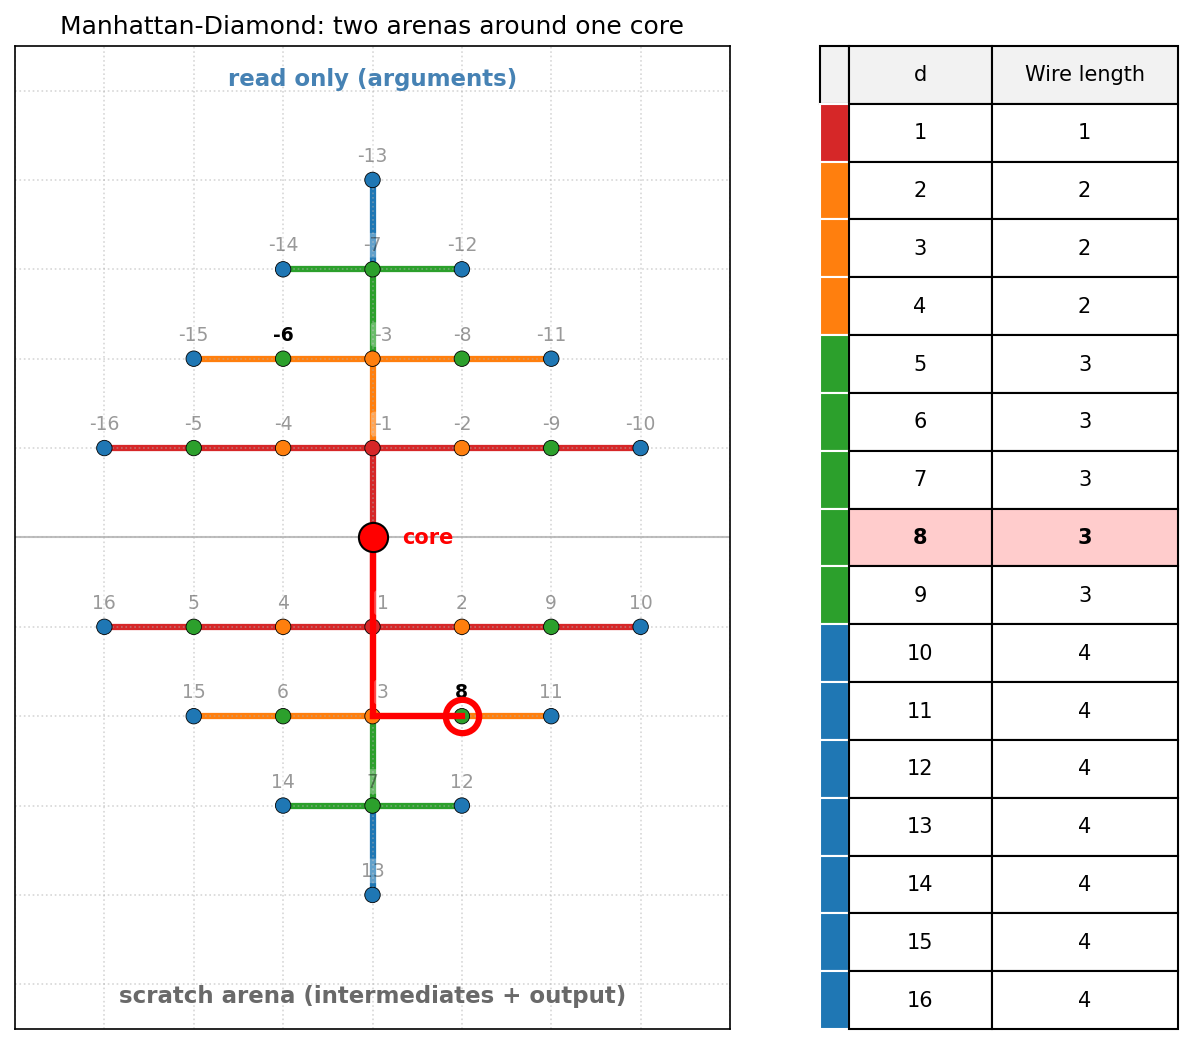

The Python source for this figure:
"""Two-arena Manhattan-Diamond figure.

Extends manhattan_figure.py to show both sides of the model used by
a single function call:

  * Argument arena (above the core, y > 0): inputs packed outward
    from the ALU, labelled with positive depths 1, 2, 3, ...
  * Scratch arena (below the core, y < 0): the LRU/bump-pointer
    region for intermediates and outputs, labelled with positive
    depths 1, 2, 3, ...

Each arena has its own Manhattan-disc origin at logical depth 1, but
together they form a single diamond around the processor. In the
right-side address table, arg addresses are displayed with a leading
minus sign (-1, -2, ...) to distinguish them from scratch addresses,
matching the convention that args sit "above" the core while scratch
sits "below".
"""
import math
import matplotlib.pyplot as plt
import numpy as np
from matplotlib.ticker import MultipleLocator
from mpl_toolkits.axes_grid1 import make_axes_locatable


# ==================================================
# CORE LOGIC
# ==================================================
def isqrt_ceil(x: int) -> int:
    if x <= 0:
        return 0
    return math.isqrt(x - 1) + 1


def lower_half_spiral(n: int):
    """Scratch spiral: depths 1..n packed below the origin (y<0)."""
    for i in range(1, n + 1):
        k = isqrt_ceil(i)
        start_i = (k - 1) ** 2 + 1
        idx = i - start_i
        if k % 2 == 1:
            x = -(k - 1) + idx
        else:
            x = (k - 1) - idx
        y = -(k - abs(x))           # scratch below (y<0)
        yield x, y


def upper_half_spiral(n: int):
    """Arg spiral: depths 1..n packed above the origin (y>0).

    Mirrors the scratch spiral through y=0 so the two arenas together
    form a diamond around the processor at the origin."""
    for x, y in lower_half_spiral(n):
        yield x, -y                  # reflect across x-axis


N_PTS = 400
SCRATCH_PTS = np.array(list(lower_half_spiral(N_PTS)))
ARG_PTS = np.array(list(upper_half_spiral(N_PTS)))


# ==================================================
# RENDERING
# ==================================================
RING_COLORS = ['#d62728', '#ff7f0e', '#2ca02c', '#1f77b4']  # rings 1..4
MAX_RING = len(RING_COLORS)


def render_frame(d: int = 8,
                 arg_d: int = 6,
                 n_short_scratch: int = 16,
                 n_short_arg: int = 16,
                 table_size: int = 16) -> plt.Figure:
    """Render the two-arena diamond.

    Args:
        d: which scratch depth to highlight (1-indexed).
        arg_d: which arg depth to highlight (1-indexed).
        n_short_scratch / n_short_arg: how many cells to draw per arena.
        table_size: the right-side table lists scratch depths 1..table_size.
    """
    fig, ax1 = plt.subplots(figsize=(10, 10))

    # --- helper to draw one arena as scatter + labels ---
    def draw_arena(pts: np.ndarray, n_short: int, highlight_idx: int,
                   arrow_color: str, label_neg: bool):
        short = pts[:n_short]
        dists = np.array([abs(x) + abs(y) for x, y in short])
        colors = [RING_COLORS[min(int(v), MAX_RING) - 1] for v in dists]
        ax1.scatter(short[:, 0], short[:, 1], c=colors, s=55,
                    zorder=2, edgecolors='black', linewidths=0.4)

        # Label first 16 points; number sits above each cell in both arenas.
        for i in range(min(16, n_short)):
            cur = (i + 1 == highlight_idx)
            weight = 'bold' if cur else 'normal'
            alpha = 1.0 if cur else 0.4
            x_off = 5 if (i + 1) in (1, 3) else 0
            y_off = 7
            va = 'bottom'
            lbl = f"-{i + 1}" if label_neg else f"{i + 1}"
            ax1.annotate(
                lbl, (short[i, 0], short[i, 1]),
                textcoords="offset points", xytext=(x_off, y_off),
                ha='center', va=va, fontsize=9, fontweight=weight,
                color='black', alpha=alpha, zorder=4,
                bbox=dict(boxstyle='round,pad=0.15', fc='white',
                          ec='none', alpha=0.7 if cur else 0.3),
            )

    # --- Hypothetical memory-access wires (H-tree infrastructure) ---
    # Spine and branches colour-coded by Manhattan-distance ring:
    # each spine segment of length 1 from y=k-1 to y=k picks up ring-k
    # colour, and each horizontal branch at row y=±k uses the same.
    # Branch width matches the populated cell extent in that row.
    LW = 3.0

    def _branch_extent(pts, n_short, row_y):
        xs = [x for x, y in pts[:n_short] if y == row_y]
        return (min(xs), max(xs)) if xs else None

    for k in range(1, MAX_RING + 1):
        color = RING_COLORS[k - 1]
        # Spine segment, arg side  (y = k-1 -> y = k)
        ax1.plot([0, 0], [k - 1, k], color=color, lw=LW, zorder=0.5,
                 solid_capstyle='round')
        # Spine segment, scratch side (y = -(k-1) -> y = -k)
        ax1.plot([0, 0], [-(k - 1), -k], color=color, lw=LW, zorder=0.5,
                 solid_capstyle='round')
        # Horizontal branch on arg row y = k
        ext = _branch_extent(ARG_PTS, n_short_arg, k)
        if ext is not None:
            ax1.plot([ext[0], ext[1]], [k, k], color=color, lw=LW,
                     zorder=0.5, solid_capstyle='round')
        # Horizontal branch on scratch row y = -k
        ext = _branch_extent(SCRATCH_PTS, n_short_scratch, -k)
        if ext is not None:
            ax1.plot([ext[0], ext[1]], [-k, -k], color=color, lw=LW,
                     zorder=0.5, solid_capstyle='round')

    # Arg arena (above) — label numbers prefixed with minus sign.
    draw_arena(ARG_PTS, n_short_arg, arg_d,
               arrow_color='steelblue', label_neg=True)
    # Scratch arena (below) — standard positive numbers.
    draw_arena(SCRATCH_PTS, n_short_scratch, d,
               arrow_color='gray', label_neg=False)

    _ = arg_d  # arg target is no longer drawn as a wire path

    # --- ALU at origin ---
    ax1.plot(0, 0, marker='o', color='red', ms=14, mec='black', zorder=5)
    ax1.annotate("core", (0, 0), textcoords="offset points",
                 xytext=(14, 0), ha='left', va='center', fontsize=10,
                 fontweight='bold', color='red')

    # --- Single wire path from the core to the highlighted scratch target ---
    sx, sy = SCRATCH_PTS[d - 1]
    ax1.plot([0, 0], [0, sy], color='red', lw=3, zorder=3)
    ax1.plot([0, sx], [sy, sy], color='red', lw=3, zorder=3)
    # Hollow circle at the target so the cell's ring colour shows through.
    ax1.plot(sx, sy, marker='o', markerfacecolor='none',
             markeredgecolor='red', markeredgewidth=3, ms=16, zorder=4)

    # --- Axis dividing line (visual hint of the "arg | scratch" split) ---
    ax1.axhline(0, color='black', alpha=0.25, lw=1, zorder=0)

    # --- Arena labels ---
    y_top = ARG_PTS[:n_short_arg, 1].max() + 0.5
    y_bot = SCRATCH_PTS[:n_short_scratch, 1].min() - 0.5
    ax1.text(0, y_top + 0.5, 'read only (arguments)',
             ha='center', va='bottom', fontsize=11,
             color='steelblue', fontweight='bold')
    ax1.text(0, y_bot - 0.5, 'scratch arena (intermediates + output)',
             ha='center', va='top', fontsize=11,
             color='dimgray', fontweight='bold')

    ax1.set(aspect='equal',
            title="Manhattan-Diamond: two arenas around one core")
    ax1.set_xlabel('')
    ax1.set_ylabel('')
    ax1.xaxis.set_major_locator(MultipleLocator(1))
    ax1.yaxis.set_major_locator(MultipleLocator(1))
    ax1.tick_params(bottom=False, left=False,
                    labelbottom=False, labelleft=False)
    ax1.grid(True, linestyle=':', alpha=0.5)

    # Symmetric y-limits so the whole thing is a diamond.
    y_ext = max(abs(y_top), abs(y_bot)) + 1
    ax1.set_ylim(-y_ext, y_ext)
    x_ext = max(
        abs(SCRATCH_PTS[:n_short_scratch, 0]).max(),
        abs(ARG_PTS[:n_short_arg, 0]).max(),
    ) + 1
    ax1.set_xlim(-x_ext, x_ext)

    # --- Right-side address table with ring-colour strip ---
    divider = make_axes_locatable(ax1)
    ax2 = divider.append_axes("right", size="50%", pad=0.6)
    ax2.axis('off')

    table_data = []
    wire_lengths = []
    for t in range(1, table_size + 1):
        x, y = SCRATCH_PTS[t - 1]
        wl = int(abs(x) + abs(y))
        wire_lengths.append(wl)
        # First column is a blank cell that we'll colour below; second
        # and third columns hold d and its wire length.
        table_data.append(['', t, wl])

    table = ax2.table(
        cellText=table_data,
        colLabels=['', 'd', 'Wire length'],
        cellLoc='center',
        bbox=[0, 0, 1, 1],
        colWidths=[0.08, 0.4, 0.52],   # thin colour strip in col 0
    )
    table.auto_set_font_size(False)
    table.set_fontsize(10)

    for (row, col), cell in table.get_celld().items():
        if row == 0:
            # Header row — keep the first (strip) cell matching header grey
            # so it doesn't stick out.
            cell.set_text_props(weight='medium')
            cell.set_facecolor('#f2f2f2')
        elif col == 0:
            # Ring-colour strip: wire_lengths[row-1] -> RING_COLORS[...]
            wl = wire_lengths[row - 1]
            cell.set_facecolor(RING_COLORS[min(wl, MAX_RING) - 1])
            cell.set_edgecolor('white')
        elif row == d:
            cell.set_facecolor('#ffcccc')
            cell.set_text_props(weight='bold')
        else:
            cell.set_text_props(weight='normal')

    return fig


# ==================================================
# GENERATE OUTPUT
# ==================================================
if __name__ == "__main__":
    fig = render_frame(d=8, arg_d=6)
    fig.savefig('manhattan_function_figure.svg', bbox_inches='tight')
    fig.savefig('manhattan_function_figure.png', bbox_inches='tight', dpi=150)
    plt.close(fig)
    print("Saved manhattan_function_figure.svg and .png")
